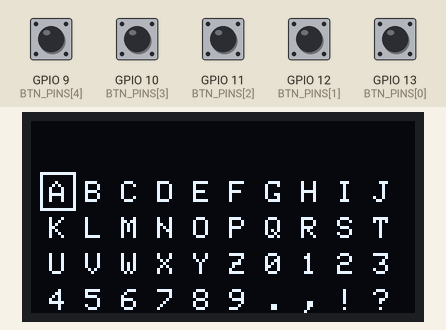
A program run on a simulated ESP32-S3. Shown: 128×64 one-colour display. The test bench sets the inputs (shaded band); at power-on: GPIO 9 (BTN_PINS[4]), GPIO 10 (BTN_PINS[3]), GPIO 11 (BTN_PINS[2]), GPIO 12 (BTN_PINS[1]), GPIO 13 (BTN_PINS[0]) HIGH. What the program prints to the serial monitor is not drawn.

Above: at 1.2 s.
1.3 s: GPIO 9 (BTN_PINS[4]) pulled LOW for 0.15 s
At 1.9 s:
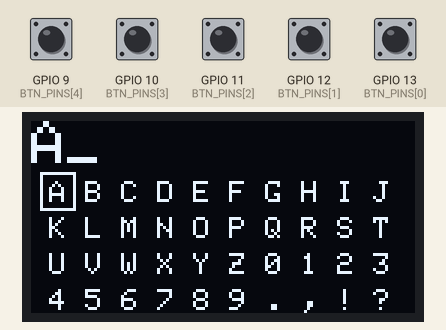
4.4 s: GPIO 9 (BTN_PINS[4]) pulled LOW for 1 s
At 5.0 s:
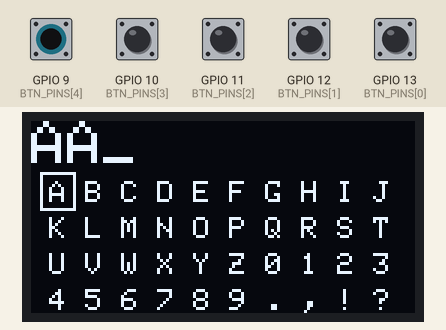
7.1 s: GPIO 10 (BTN_PINS[3]) pulled LOW for 0.15 s
At 7.6 s:
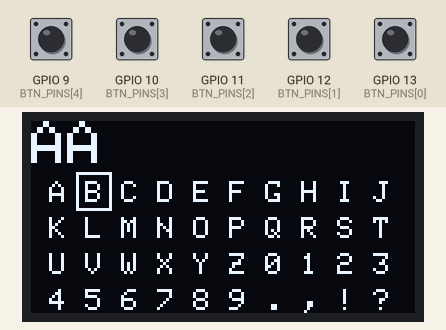
8.7 s: GPIO 9 (BTN_PINS[4]) pulled LOW for 0.15 s
At 9.6 s:
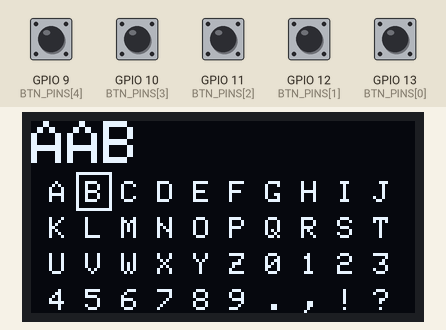
11.8 s: GPIO 9 (BTN_PINS[4]) pulled LOW for 0.15 s
At 12.7 s:
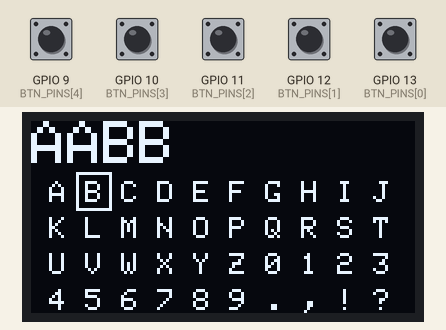
14.8 s: GPIO 11 (BTN_PINS[2]) pulled LOW for 0.15 s
At 15.3 s:
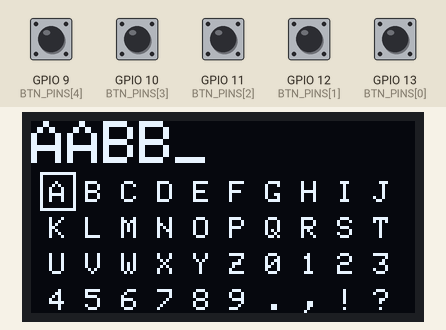
Timing chart, 0 to 17.4 s (numbered marks = the images above; inputs shaded):
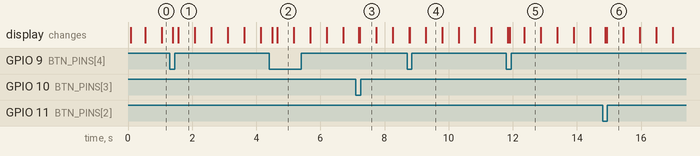

The program:

main.cpp
```cpp
#include <Arduino.h>
#include <array>
#include <Wire.h>
#include <Adafruit_GFX.h>
#include <Adafruit_SSD1306.h>

#define OLED_ADDR 0x3C
#define SCL 5
#define SDA 4
#define DISPLAY_WIDTH 128
#define DISPLAY_HEIGHT 64

int checkButton(int index, unsigned long currentMillis);
void updateState(int index);

Adafruit_SSD1306 display(DISPLAY_WIDTH, DISPLAY_HEIGHT, &Wire, -1);

struct State {
  int x, y;
  char currentChar;
  char message[9]; // Max 8 characters
  unsigned long lastBlink;
  bool showCursor;
};

struct Button {
  int pin;
  int state;
  int lastState;
  unsigned long lastDebounceTime;
};

int BTN_PINS[5] = {
  13, // UP
  12, // DOWN
  11, // LEFT
  10, // RIGHT
  9 // CONFIRM
};

unsigned long debounceDelay = 50;

State state = {0, 0, 'A', ""};
std::array<Button, 5> buttons;

std::array<char, 40> chars = {
  'A', 'B', 'C', 'D', 'E', 'F', 'G', 'H', 'I', 'J', 'K', 'L', 'M',
  'N', 'O', 'P', 'Q', 'R', 'S', 'T', 'U', 'V', 'W', 'X', 'Y', 'Z',
  '0', '1', '2', '3', '4', '5', '6', '7', '8', '9', '.', ',', '!', '?'
};

void setup() {
  Serial.begin(115200);

  Wire.begin(SDA, SCL);

  display.begin(SSD1306_SWITCHCAPVCC, OLED_ADDR);
  display.clearDisplay();
  display.display();

  for (int i = 0; i < 5; i++){
    pinMode(BTN_PINS[i], INPUT_PULLUP);
    buttons[i] = {BTN_PINS[i], HIGH, HIGH, 0};
  }
}

void loop() {
  unsigned long currentMillis = millis();

  for (int i = 0; i < 5; i++){
    int reading = checkButton(i, currentMillis);

    if (reading) {
      updateState(i);
    }
  }

  display.clearDisplay();

  // Draw keyboard
  display.setTextSize(1);
  display.setTextColor(SSD1306_WHITE);
  display.setCursor(0, 20);
  display.print(" A B C D E F G H I J ");
  display.setCursor(0, 32);
  display.print(" K L M N O P Q R S T ");
  display.setCursor(0, 44);
  display.print(" U V W X Y Z 0 1 2 3 ");
  display.setCursor(0, 56);
  display.print(" 4 5 6 7 8 9 . , ! ? ");


  display.drawRect(state.x * 12 - 3 + 6, state.y * 12 - 3 + 20, 12, 13, WHITE);

  // Draw cursor
  display.setTextSize(2);
  display.setCursor(0, 0);
  char letter = chars[state.y * 10 + state.x];
  state.currentChar = letter;
  display.print(state.message);

  if (currentMillis - state.lastBlink > 500) {
    state.showCursor = !state.showCursor;
    state.lastBlink = currentMillis;
  }

  if (state.showCursor) {
    display.setCursor(strlen(state.message) * 12, 0);
    display.print("_");
  }

  display.display();
}

void updateState(int index) {
  switch (index) {
    case 0:
      state.y--;
      break;
    case 1:
      state.y++;
      break;
    case 2:
      state.x--;
      break;
    case 3:
      state.x++;
      break;
    case 4:
      if (strlen(state.message) < sizeof(state.message) - 1) {
        Serial.println(strlen(state.message));
        state.message[strlen(state.message)] = state.currentChar;
      }
      break;
  }
}

int checkButton(int index, unsigned long currentMillis) {
  Button *btn = &buttons.at(index);
  int reading = digitalRead(btn->pin);

  if (reading != btn->lastState) {
    btn->lastDebounceTime = currentMillis;
  }

  if ((currentMillis - btn->lastDebounceTime) > debounceDelay) {
    if (reading == LOW && btn->state == HIGH) {
      btn->state = LOW;
      return 1;  // Button was pressed
    } else if (reading == HIGH && btn->state == LOW) {
      btn->state = HIGH;
    }
  }

  btn->lastState = reading;
  return 0;  // No button press detected
}
```

Measured:
- after the input at 1.3 s, the display: first changes after 0.09 s (image 1 shows a later state)
- after the input at 4.4 s, the display: first changes after 0.10 s (image 2 shows a later state)
- after the input at 7.1 s, the display: first changes after 0.10 s (image 3 shows a later state)
- after the input at 8.7 s, the display: first differs from a run without the input after 0.09 s (image 4 shows a later state)
- after the input at 11.8 s, the display: first differs from a run without the input after 0.10 s (image 5 shows a later state)
- after the input at 14.8 s, the display: first changes after 0.08 s (image 6 shows a later state)
- what the display in image 1 shows lasts 0.5 s, from 1.6 s to 2.1 s
